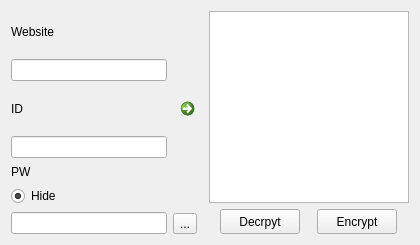
<?xml version="1.0" encoding="UTF-8"?>
<ui version="4.0">
 <class>Form</class>
 <widget class="QWidget" name="Form">
  <property name="geometry">
   <rect>
    <x>0</x>
    <y>0</y>
    <width>420</width>
    <height>245</height>
   </rect>
  </property>
  <property name="windowTitle">
   <string>SavePW</string>
  </property>
  <layout class="QHBoxLayout" name="horizontalLayout_2">
   <item>
    <layout class="QGridLayout" name="gridLayout">
     <item row="0" column="0">
      <layout class="QVBoxLayout" name="verticalLayout_4">
       <item>
        <layout class="QVBoxLayout" name="verticalLayout">
         <item>
          <widget class="QLabel" name="label">
           <property name="text">
            <string>Website</string>
           </property>
          </widget>
         </item>
         <item>
          <widget class="QLineEdit" name="WebLineEdit">
           <property name="maximumSize">
            <size>
             <width>200</width>
             <height>16777215</height>
            </size>
           </property>
          </widget>
         </item>
        </layout>
       </item>
       <item>
        <layout class="QVBoxLayout" name="verticalLayout_2">
         <item>
          <widget class="QLabel" name="label_2">
           <property name="text">
            <string>ID</string>
           </property>
          </widget>
         </item>
         <item>
          <widget class="QLineEdit" name="IDlineEdit">
           <property name="maximumSize">
            <size>
             <width>200</width>
             <height>16777215</height>
            </size>
           </property>
          </widget>
         </item>
        </layout>
       </item>
       <item>
        <layout class="QVBoxLayout" name="verticalLayout_3">
         <item>
          <widget class="QLabel" name="label_3">
           <property name="text">
            <string>PW</string>
           </property>
          </widget>
         </item>
         <item>
          <widget class="QRadioButton" name="PWhidebutton">
           <property name="text">
            <string>Hide</string>
           </property>
           <property name="checked">
            <bool>true</bool>
           </property>
          </widget>
         </item>
         <item>
          <widget class="QLineEdit" name="PWlineEdit">
           <property name="maximumSize">
            <size>
             <width>200</width>
             <height>16777215</height>
            </size>
           </property>
           <property name="echoMode">
            <enum>QLineEdit::Password</enum>
           </property>
          </widget>
         </item>
        </layout>
       </item>
      </layout>
     </item>
     <item row="0" column="2">
      <layout class="QVBoxLayout" name="verticalLayout_5">
       <item>
        <widget class="QListWidget" name="PWListWidget">
         <property name="maximumSize">
          <size>
           <width>200</width>
           <height>192</height>
          </size>
         </property>
        </widget>
       </item>
       <item>
        <layout class="QHBoxLayout" name="horizontalLayout">
         <item>
          <widget class="QPushButton" name="DecryptButton">
           <property name="maximumSize">
            <size>
             <width>80</width>
             <height>40</height>
            </size>
           </property>
           <property name="text">
            <string>Decrpyt</string>
           </property>
          </widget>
         </item>
         <item>
          <widget class="QPushButton" name="EncryptButton">
           <property name="maximumSize">
            <size>
             <width>80</width>
             <height>40</height>
            </size>
           </property>
           <property name="text">
            <string>Encrypt</string>
           </property>
          </widget>
         </item>
        </layout>
       </item>
      </layout>
     </item>
     <item row="0" column="1">
      <layout class="QVBoxLayout" name="verticalLayout_6">
       <item>
        <spacer name="verticalSpacer">
         <property name="orientation">
          <enum>Qt::Vertical</enum>
         </property>
         <property name="sizeHint" stdset="0">
          <size>
           <width>20</width>
           <height>40</height>
          </size>
         </property>
        </spacer>
       </item>
       <item>
        <widget class="QCommandLinkButton" name="SaveButton">
         <property name="maximumSize">
          <size>
           <width>30</width>
           <height>40</height>
          </size>
         </property>
         <property name="text">
          <string/>
         </property>
        </widget>
       </item>
       <item>
        <spacer name="verticalSpacer_2">
         <property name="orientation">
          <enum>Qt::Vertical</enum>
         </property>
         <property name="sizeHint" stdset="0">
          <size>
           <width>20</width>
           <height>40</height>
          </size>
         </property>
        </spacer>
       </item>
       <item>
        <widget class="QToolButton" name="loadButton">
         <property name="text">
          <string>...</string>
         </property>
        </widget>
       </item>
      </layout>
     </item>
    </layout>
   </item>
  </layout>
 </widget>
 <resources/>
 <connections/>
</ui>
